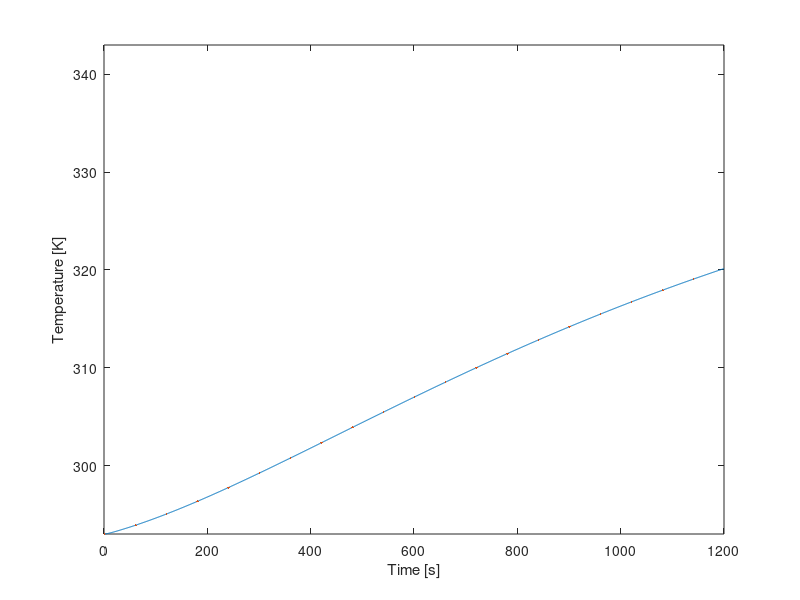
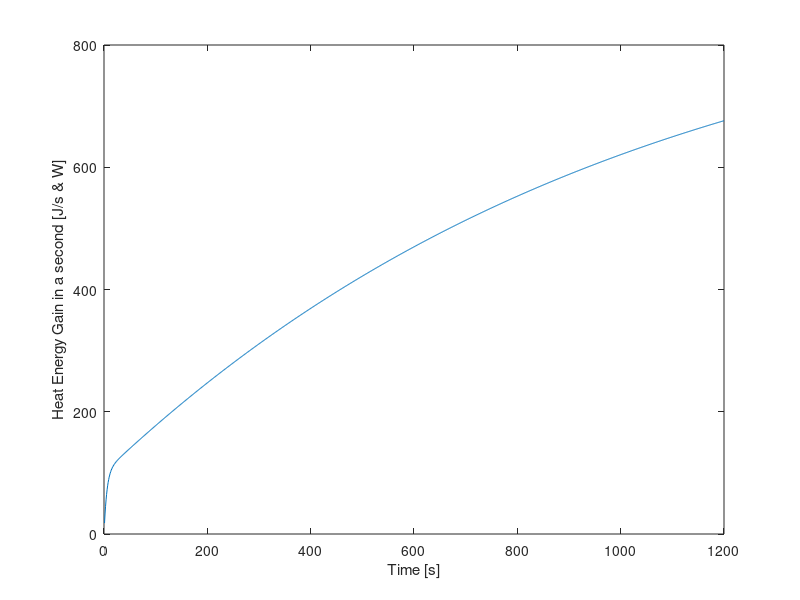
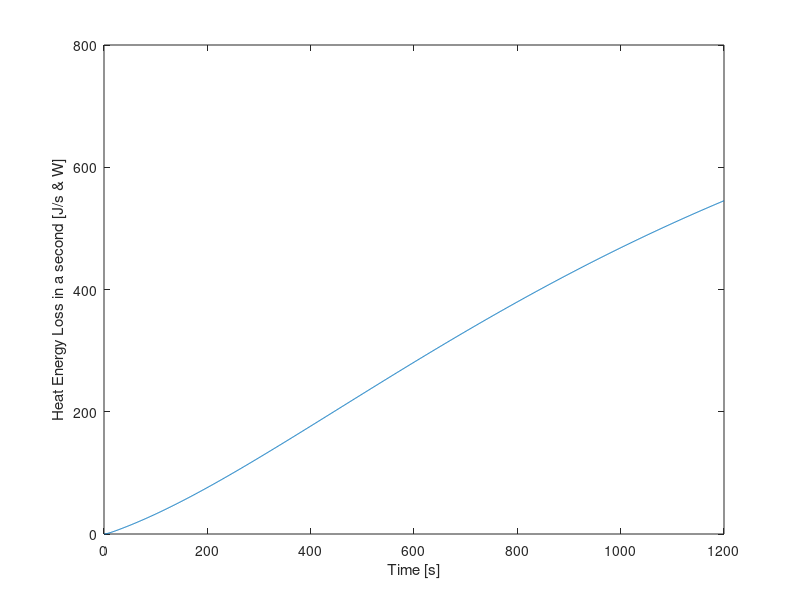

MATLAB code for these plots, in order:
clear all, close all, clc
%% Setup
% This section contains the parameters of the setup (start of cycle)
i=1;                     %Value for plot
T_0 = 293;              %Starting temperature in [K], assumed for all fluids, gasses and materials
T_water = 293;              %Starting temperature water in [K]
T_al = 293;                 %Starting temperature aluminium in [K]
T_cu = 293;                 %Starting temperature copper in [K]
T_pvc = 293;                %Starting temperature PVC in [K]
T_pur = 293;                %Starting temperature polyurethane in [K]
T_air = 293;                %Starting temperature internal air in [K]
T_amb = 293;                %Starting temperature ambient (outside) air in [K]
t = 1;                      %Time at the start [s]
t_final=1200;               %Time at end cycle [s]

%% First order variables
%This section contains the properties and constants of the materials, but also fixed variables of the setup
%Copper tubing
r_inner_cu = 0.004;     %Inner radius copper tube [m]
r_outer_cu = 0.006;     %Outer radius copper tube [m]
roughness_cu = 0.0015;  %Pipe roughness [m]
length_cu = 6.85;       %Length copper tube [m]
epsilon_cu = 0.05;      %Emissivity copper [-]
rho_cu = 8960;          %Density copper [kg/m^3]
c_cu = 386;             %Specific heat copper [J/kg K]
k_cu = 400;             %Thermal conductivity copper [W/(m K)]
%PVC tubing
hsv_pvc_d = 0.0022;     %Thickness of the HSV PCV [m]
r_outer_pvc = 0.055;    %Outer radius PVC tube [m]
r_inner_pvc = r_outer_pvc - hsv_pvc_d ;   %Inner radius PVC tube [m]
r_outer_double_pvc = r_outer_pvc + hsv_pvc_d; %Outer Radius of double-layered PVC tube (near endcaps) [m]
length_pvc = 0.130;     %Length/Height PVC tube [m] (this was shown to be slightly longer during first building phase with no real means to cut it down to 0.125m)
length_cap_pvc = 0.034; %Length/Height of a PVC Endcap [m]
epsilon_pvc = 0.9;      %Emissivity PVC [-]
rho_pvc = 1330;         %Density PVC [kg/m^3]
k_pvc = 0.19;           %Thermal conductivity PVC [W/(m K)]
d_air_endcap = 0.01;    %Distance between Kingspan Therma and the PVC endcap. Used to determine therma resistance
%Polyurethane tubing
r_inner_pur = 0.004;    %Inner radius polyurethane tube [m]
r_outer_pur = 0.006;    %Outer radius polyurathane tube [m]
d_pur = 0.002;          %Wall Thickness polyurthane tube [m]
length_pur = 6;         %Length polyurethane tube [m]
epsilon_pur = 0.9;      %Emissivity polyurethane [-]
k_pur = 0.13;           %Thermal conducitivity polyurethane [W/(m K)]
%Aluminium plate
A_al = 1.72*0.67;           %Area aluminium plate [m^2]
epsilon_paint = 0.95;   %Emissivity black acrylic paint [-] 
rho_al = 2700;          %Density aluminium [kg/m^3]
d_al = 0.002;           %thickness aluminium plate [m]
k_al = 237;             %Thermal conductivity aluminium [W/(m K)]
c_al = 900;             %Specific heat aluminium [J/kg K]
%Water
rho_water_20C = 998;    %Density water at 20C [kg/m^3]
c_water = 4148;         %Specific heat water [J/kg K]
%Air
rho_air = 1.29;         %Density air at 20C [kg/m^3]
c_air = 1006;           %Specific heat air [J/kg K]
k_air = 0.025;          %Thermal conductivity air [W/m K]
%General Setup Wood Properties
k_wood = 0.12;       %Thermal Conductivity of Pinewood [W/m k]                       
d_wood = 0.054;      %Wood border thcikness [m], simplification, in reality 2 mm air pocket within 
A_wood = 0.3107;     %Inner Surface Area wood layer [m^2], slight simplification
k_trespa = 0.03;     %Thermal Conductivity of Trespa bottom plate [W/m K]
d_trespa = 0.006;    %Thickness of trespa bottom [m]
%Kingspan Insulation Properties
ks_k = 0.022;     % Thermal Conductivity Kingspan insulation layer[W/(m*k)]
ks_d = 0.04;      % thickness of Kingspan insulation layer [m]
ks_spacer_d = 0.01; % Thickness of a single Kingspan spacer layer [m]
%Other
sigma = 5.67*10^-8;     %Stefan Boltzmann constant [W/(m^2 K^4)]
flowrate = 3/60000;     %Flowrate pump [m^3/s]
E = 1000;               %Irradiance artificial sun [W/m^2]
V_body_collector = 1.72*0.67*0.067; %Volume of the solar collector build area with glas plate [m^3]
%% Second order variables
%Copper tube
A_outer_cu = 2 * pi * r_outer_cu * length_cu;       %Outer surface area copper tube [m^2]
A_inner_cu = 2 * pi * r_inner_cu * length_cu;       %Inner surface area copper tube [m^2]
A_exposed_cu = A_outer_cu/2;
V_cu = pi * r_inner_cu^2 * length_cu;               %Inner volume copper tube [m^3]
M_cu = V_cu * rho_cu;
%Surface areas and volume PVC tube
A_outer_pvc = 2 * pi * r_outer_pvc * length_pvc;    %Outer area PVC tube [m^2]
A_inner_pvc = 2 * pi * r_inner_pvc * length_pvc;    %Inner area PVC tube [m^2]
V_pvc = pi * r_inner_pvc^2 * length_pvc;            %Inner volume PVC tube [m^3]
%Surface areas and volume Polyurethane Tubing
A_outer_pur = 2 * pi * r_outer_pur * length_pur;    %Outer area Polyurethane Tubing [m^2]
A_inner_pur = 2 * pi * r_inner_pur * length_pur;    %Inner area Polyurethane Tubing [m^2]
V_pur = pi * r_inner_pur^2 * length_pur;            %Inner volume Polyurethane Tubing [m^3]
%Aluminium plate
V_al = A_al*0.002;                                  %Volume aluminium plate [m^3]
M_al = rho_al*V_al;                                 %Mass aluminium plate [kg]
%The following values are lifted from the earlier matlab model and are used to calculate (average) surface area of the Kingspan Insulation.
hsv_al_width = 0.04017;                                                                % Width of Aluminum Tape reflector section, [m]
hsv_therma_width_in = (hsv_al_width + (2*(sind(18)*0.010)));                           %'width' of kingspan therma plate on the inside, [m]
hsv_therma_width_out = (hsv_al_width + (2*(sind(18)*0.010))) + 2*(tand(18)*ks_d);      %'width' of kingspan therma plate on the outside, [m]
hsv_therma_a_in = length_pvc * hsv_therma_width_in;                                    %Area of kingspan therma plate on inside, [m^2]
hsv_therma_a_out = length_pvc * (hsv_therma_width_out);                                %Area of kingspan therma plate on outside, [m^2]
hsv_therma_a_avg = (hsv_therma_a_out + hsv_therma_a_in)/2;                             %Surface area in middle of therma plate, [m^2]
%The Heat Storage Vessel is seperated into two parts: one for the parts with overlap of endcaps and one for the part without 
pvc_ec_inner_length = length_cap_pvc - hsv_pvc_d;                                                       %Inner length of PVC Endcap [m]
hsv_pvc_a_single = (length_cap_pvc - (pvc_ec_inner_length * 2)) * ((r_inner_pvc+r_outer_pvc)/2) * 2 * pi; %Average PVC Surface Area for Heat Storage Vessel section without overlap [m]
hsv_pvc_a_double = (pvc_ec_inner_length * 2) * ((pvc_ec_inner_length+r_outer_double_pvc)/2) * 2 * pi;         %Average PVC Surface Area for Heat Storage Vessel sections with overlap [m]
pvc_ec_a = (r_outer_pvc)^2 * pi;                                                                         %Surface area of a single endcap, [m^2]
% Air Insulation Values
hsv_air_avgdist1 = ((0.010+0.00795)/2)*((length_pvc - (pvc_ec_inner_length * 2))/length_pvc) + ((0.0078+0.00575)/2)*((pvc_ec_inner_length * 2)/length_pvc); %Average distance of the heat reflector to the outer wall of the PVC body [m], USES PRE CALCULATED VALUES.  Accounts for the double layer PVC near the endcap, [m]
hsv_air_avg_a1 = length_pvc * (hsv_al_width - (2*(sind(18)*0.005)));       %Surface area at the average point between pvc and reflector [m^2], (TODO implement avgdist 1)
hsv_air_avgdist2 = 0.00905;                                                %Average distance between reflector and kingspan therma plate [m]
hsv_air_avg_a2 = length_pvc * (hsv_al_width + (2*(sind(18)*0.005)));       %Surface are at the average point between reflector and kingspan therma [m^2], (TODO implement avgdist 2)
%Aluminum Reflector Tape Properties
d_al_t = 0.0001;                            % Thickness of an aluminum reflector segment [m]
a_al_t = hsv_al_width * length_pvc;         % Area of a single heat reflector element. 10 are present in total [m^2]
% Convective heat transfer coefficients
h_air = 5.0;         %CVTH of still air [W/(m^2 K)], Range (4.0 to 5.9)
h_water = 100;      %CVTH of water [W/(m^2 K)], Range (100 to 15000), Unused
h_pvc = 5;        %CVTH PVC [W/(m^2 K)], Range (5 to 9)
h_al = 7;        %CVTH aluminium [W/(m^2 K)], Range (7 to 10)
h_kingspan = 10;   %CTVH of Kingspan-Therma insulation [W/(m^2 K)], Range (10 to 30) (Aluminum surface)
h_pur = 5;        %CVTH of Polyurethane [W/(m^2 K)], PLACEHOLDER 
h_cu = 7;            %CVTH copper [W/(m^2 K)], Range (7 to 10) PLACEHOLDER
%Radiative heat transfer coefficients
h_r_pvc = 0.1;       %RDTH of pvc [W/(m^2 K)], PLACEHOLDER
h_r_al = 0.08;       %RDTH of aluminium-foil [W/(m^2 K)], PLACEHOLDER 
h_r_Kingspan = 0.08;  %RDTH of Kingspan-Therma insulation [W/(m^2 K)], PLACEHOLDER
h_r_pur = 0.5;       %RDTH of Polyurethane [W/(m^2 K)], PLACEHOLDER
%Overall Heat Transfer Coefficients, (may change due to change in CVTH)
U_cu = 1700;         %OHTC water in copper [W/(m^2 K)] TODO check this, has large influence on final temp
U_pur = 120.76;      %OHTC water in polyurethane [W/(m^2 K)]
U_pvc = 4.21;       %OHTC water in PVC [W/(m^2 K)]
%Other
V_system = V_cu+V_pvc+V_pur;                  %Volume of system  
A_contact_al_cu = length_cu * 0.002; %The contact patch area between the Aluminum and Copper. Simple lengthxwidth for area.
M_air = V_body_collector*rho_air;   
%Simplified without radiation
R_a = 1/((1/(h_pvc*(hsv_pvc_a_single+hsv_pvc_a_double))) + (log(r_outer_pvc/r_inner_pvc)/(2*pi*length_pvc*k_pvc))); %Convection from PVC into first air pocket, And conduction through PVC.
R_b = hsv_air_avgdist1 / (k_air * (10*hsv_air_avg_a1)); %Conduction through first air pocket
R_c = 1/((1/(h_al*(10*a_al_t))) + (d_al_t/k_al*(10*a_al_t))); %Convection from reflector to second air pocket, And conduction through reflector.
R_d = hsv_air_avgdist2 / (k_air * (10*hsv_air_avg_a2)); %Conduction through second air pocket
R_e = 1/((1/(h_kingspan*(10*hsv_therma_a_avg))) + (ks_d/(ks_k*(10*hsv_therma_a_avg)))); %Convection from Kingspan Therma to ambient, And conduction through Kingspan Therma.    
R_hsv_radial = R_a + R_b + R_c + R_d + R_e;
%Endcap (Assumed single endcap here. Second one will be accounted for in R_hsv_endcaps)
R_z = 1/((1/(k_pvc*pvc_ec_a)) + (hsv_pvc_d/(k_pvc*pvc_ec_a)));          %Convection from PVC into air gap, and conduction through pvc.
R_y = d_air_endcap/(k_air * pvc_ec_a);                                  %Conduction through air gap
R_x = 1/((1/(h_kingspan*pvc_ec_a)) + (ks_d/(ks_k*pvc_ec_a)));           %Convection from Kingspan Therma into outside atmosphere, and conduction through Kingspan Therma
R_hsv_endcaps = 1/(1/(R_z + R_y + R_x) + 1/(R_z + R_y + R_x));              %Total Equivalent Thermal resistance of both endcaps
R_hsv = 1/((1/R_hsv_radial) + (1/R_hsv_endcaps));
%misc thermal resistance 
R_al = d_al/(k_al * A_al);                    %Thermal resistance aluminium plate 
R_sol_air = 0.1;                                %Conductive thermal resistance air, PLACEHOLDER 
R_sol_wood = d_wood/(k_wood * A_wood) ;       %Conductive thermal resistance wood setup    
R_pur = 1/((1/(h_pur*(A_outer_pur))) + (log(r_outer_pur/r_inner_pur)/(2*pi*length_pur*k_pur))); %Thermal resistance of Polyurethane tube. Not accounting for rad
R_con = 1/((1/(h_cu*(0.2*(r_outer_cu*pi*2)))) + (log(r_outer_cu/r_inner_cu)/(2*pi*0.2*k_cu)))
R_trespa = d_trespa / (k_trespa * (A_al));
%Empty Arrays
T_air = repmat(0, 1,t_final);
T_cu = repmat(0, 1,t_final);
T_al = repmat(0, 1,t_final);
T_water = repmat(0, 1,t_final);
T_pur = repmat(0, 1,t_final);
T_0 = repmat(0, 1,t_final);
%Insertion of starting values (temporary)
T_0(1) = 293;                  %Starting temperature in [K], assumed for all fluids, gasses and materials
T_water(1) = 293;              %Starting temperature water in [K]
T_al(1) = 293;                 %Starting temperature aluminium in [K]
T_cu(1) = 293;                 %Starting temperature copper in [K]
T_pur(1) = 293;                %Starting temperature polyurethane in [K]
T_air(1) = 293;                %Starting temperature internal air in [K]
%% Plotting info
for i = 1:t_final
    %Water Mass
    %rho_water = (999.83953 + 16.945176 * (1.00024*T_water(i)) - 7.9870401*10^-3 * (1.00024*T_water(i))^3 - 46.17046*10^-6* (1.00024*T_water(i))^3 +105.56302*10^-9 * (1.00024*T_water(i))^4 - 280.54253*10^-12 * (1.00024*T_water(i))^5)/(1+16.897850*10^-3 * (1.00024*T_water(i)));   %Density water
    M_water = V_system*rho_water_20C;       %Volume of water inside system. Can produce weird values if the rest doesnt work, likely not cause of issues.
    %%%%%%%%%%%%%%%%%%%%%%%%%%%%%%%%%%%%%%%%%%%%%%%%%%%    
    %Addition of Heat energy through radiation, And loss of heat in collector solids and air - Needs improvement
    Qdot_rad_al = E*(A_al-A_exposed_cu)*epsilon_paint;                                %Heat addition radiation on aluminium plate [W]   
    Qdot_rad_cu = E*length_cu*(r_outer_cu* pi)*epsilon_paint;          %Heat addition radiation on copper tube [W] (only half of tube exposed directly to light)
    T_al(i) = T_al(i)+(Qdot_rad_al/(M_al*c_al));                       %Temperature of aluminum as it heats up from radiation [k]
    T_cu(i) = T_cu(i)+(Qdot_rad_cu/(M_cu*c_cu));                       %Temperature of aluminum as it heats up from radiation [k]    
    %Losses to inside of collector space
    Qdot_loss_conv_al(i) = h_air*(A_al-A_exposed_cu)*(T_al(i)-T_air(i));                      %Heat loss convection aluminium plate [W] 
    T_al(i) = T_al(i)-(Qdot_loss_conv_al(i)/(M_al*c_al));                       %Temperature of aluminum as it heats up from radiation [k]   
    Qdot_loss_conv_cu(i) = h_air*(A_outer_cu)*(T_cu(i)-T_air(i));
    T_cu(i) = T_cu(i)-(Qdot_loss_conv_cu(i)/(M_cu*c_cu)); 
    %Heating of air inside of collector
    T_air(i) = T_air(i) + ((Qdot_loss_conv_cu(i)+Qdot_loss_conv_cu(i))/(M_cu*c_cu)); 
    %Heated air going back into collector Al and Cu by means of convection (This stabilizes the internal temperatures and ensures that the ambient air's heat can eventually make its way into the liq)
    Qdot_gain_conv_al(i) = h_air*(A_al-A_exposed_cu)*(T_al(i)-T_air(i));     
    Qdot_gain_conv_cu(i) = h_air*(A_al-A_exposed_cu)*(T_al(i)-T_air(i)); 
    T_al(i) = T_al(i)+(Qdot_gain_conv_al(i)/(M_al*c_al));      
    T_cu(i) = T_cu(i)+(Qdot_gain_conv_cu(i)/(M_cu*c_cu));  
    T_air(i) = T_air(i) - ((Qdot_loss_conv_cu(i)+Qdot_loss_conv_cu(i))/(M_cu*c_cu)); 
    %Conduction from Aluminum to Copper
    Qdot_cond_al_to_cu(i) = h_cu*(A_contact_al_cu)*(T_al(i)-T_cu(i));
    T_cu(i) = T_cu(i)+(Qdot_cond_al_to_cu(i)/(M_cu*c_cu));  
    T_al(i) = T_al(i)-(Qdot_cond_al_to_cu(i)/(M_al*c_al)); 
    %----------------------------------------------------------------------
        %By this point no external losses in the collector are accounted for, following section transports away heat energy into the water.    
    Qdot_gain(i) = 1000*(A_inner_cu)*(T_cu(i)-T_water(i));                 %Fill sum of energy gains here [J/s or W]
    T_water(i) = T_water(i) + (Qdot_gain(i)/(M_water*c_water));            %New Temperature of water due to heat gain in a single second, right side is Temp change in said second
    T_cu(i) = T_cu(i)-(Qdot_gain(i)/(M_cu*c_cu));       
        %Aluminum Plate to bottom
    Qdot_loss_trespa(i) = (T_al(i)-T_amb)/R_trespa;                        %Heat loss through the trespa plate at the bottom
    T_al(i) = T_al(i)-(Qdot_loss_trespa(i)/(M_al*c_al)); 
    
    %%%%%%%%%%%%%%%%%%%%%%%%%%%%%%%%%%%%%%%%%%%%%%%%%%%
    %Liquid - loss - This works as intended
    Qdot_loss_hsv(i) = (T_water(i)-T_amb)/R_hsv ;                           %Heat loss hsv
    Qdot_loss_pur(i) = (T_water(i)-T_amb)/R_pur;                            %Heat loss polyurethane tubing 
    Qdot_loss_con(i) = (T_water(i)-T_amb)/R_con;                            %Heat loss of the two 10cm long press-fit coupling tube sections sticking out of HSV
    Qdot_loss(i) = Qdot_loss_hsv(i) + Qdot_loss_pur(i)+Qdot_loss_con(i);    %Sum all of the heat losses per second instance here
    T_water(i) = T_water(i)-(Qdot_loss(i)/(M_water*c_water));               %New Temperature of water due to heat loss in a single second, right side is Temp change in said second
    %%%%%%%%%%%%%%%%%%%%%%%%%%%%%%%%%%%%%%%%%%%%%%%%%%%
    %Bringing the values that were determined in this time step to the next one
    T_water(i+1) = T_water(i);                                              %brings current water temp over to the next time increment
    T_al(i+1) = T_al(i);
    T_cu(i+1) = T_cu(i);
    T_air(i+1) = T_air(i);
    %%%%%%%%%%%%%%%%%%%%%%%%%%%%%%%%%%%%%%%%%%%%%%%%%%%
    %Plotting code
    y(i) = T_water(i);                                                      %Inserts current temp into its respective place in y for plotting
    t = t + 1;                                                              %1 stands for 1 step for time
    x(i) = i;                                                               %time is on x axis
    i = i + 1;                                                              %1 step added for plot
end
%% Actual plot
%Temperature
figure(1)
plot(x,y)
hold on
plot(x(1:60:t_final),y(1:60:t_final), '.', 'Markersize', 5)
hold off
xlim([0, t_final]);
ylim([293, 343]);
xlabel('Time [s]');
ylabel('Temperature [K]');
%Plot of Heat Energy Gain per Second
figure(2)
plot(x,Qdot_gain)
xlim([0, t_final]);
ylim([0, 800]);
xlabel('Time [s]');
ylabel('Heat Energy Gain in a second [J/s & W]');
%Plot of Heat Energy Loss per Second
figure(3)
plot(x,Qdot_loss)
xlim([0, t_final]);
ylim([0, 800]);
xlabel('Time [s]');
ylabel('Heat Energy Loss in a second [J/s & W]');

    %Q_rad_cu = E*length_cu*(r_outer_cu*2 * pi)*epsilon_paint;            %Heat addition radiation on copper tube [W]
    %Q_rad_al = E*A_al*epsilon_paint;                                %Heat addition radiation on aluminium plate [W]
    %Q_loss_conv_al(i) = h_air*A_al*(T_al(i)-T_air(i));                      %Heat loss convection aluminium plate [W]
    %Q_loss_cond_al_cu = k_cu* A_exposed_cu*(T_al(i)-T_cu(i))/(r_outer_cu*2-r_inner_cu*2);  %dit klopt niet hlml maar weten A tussen plaat en buis niet %Heat loss conduction aluminium plate [W]
    %Q_losscond(i)= Q_loss_cond_al_cu;
    
    %Q_loss_cond_al(i) = (T_al(i)-T_air(i))/R_al ;                                       %Heat loss convection aluminium plate (other direction)
    %Q_loss_rad_cu(i) = sigma * epsilon_paint * A_outer_cu* (T_cu(i)^4 - T_air(i)^4);    %Heat loss radiation copper tube [W]
    %Q_loss_rad_al(i) = sigma * epsilon_paint * A_al * (T_al(i)^4- T_air(i)^4);          %Heat loss radiation aluminium plate [W]
